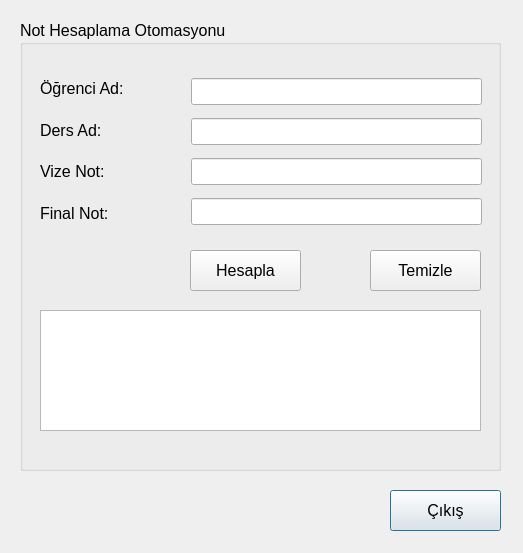
<?xml version="1.0" encoding="UTF-8"?>
<ui version="4.0">
 <class>Dialog</class>
 <widget class="QDialog" name="Dialog">
  <property name="geometry">
   <rect>
    <x>0</x>
    <y>0</y>
    <width>523</width>
    <height>553</height>
   </rect>
  </property>
  <property name="font">
   <font>
    <pointsize>12</pointsize>
   </font>
  </property>
  <property name="cursor">
   <cursorShape>ArrowCursor</cursorShape>
  </property>
  <property name="windowTitle">
   <string>Dialog</string>
  </property>
  <widget class="QPushButton" name="btn_cks">
   <property name="geometry">
    <rect>
     <x>390</x>
     <y>490</y>
     <width>111</width>
     <height>41</height>
    </rect>
   </property>
   <property name="text">
    <string>Çıkış</string>
   </property>
  </widget>
  <widget class="QGroupBox" name="groupBox">
   <property name="geometry">
    <rect>
     <x>20</x>
     <y>20</y>
     <width>481</width>
     <height>451</height>
    </rect>
   </property>
   <property name="font">
    <font>
     <pointsize>12</pointsize>
    </font>
   </property>
   <property name="title">
    <string>Not Hesaplama Otomasyonu</string>
   </property>
   <widget class="QTextBrowser" name="textBrowser">
    <property name="geometry">
     <rect>
      <x>20</x>
      <y>290</y>
      <width>441</width>
      <height>121</height>
     </rect>
    </property>
   </widget>
   <widget class="QPushButton" name="btn_hesapla">
    <property name="geometry">
     <rect>
      <x>170</x>
      <y>230</y>
      <width>111</width>
      <height>41</height>
     </rect>
    </property>
    <property name="text">
     <string>Hesapla</string>
    </property>
   </widget>
   <widget class="QPushButton" name="btn_tmz">
    <property name="geometry">
     <rect>
      <x>350</x>
      <y>230</y>
      <width>111</width>
      <height>41</height>
     </rect>
    </property>
    <property name="text">
     <string>Temizle</string>
    </property>
   </widget>
   <widget class="QWidget" name="">
    <property name="geometry">
     <rect>
      <x>171</x>
      <y>51</y>
      <width>291</width>
      <height>163</height>
     </rect>
    </property>
    <layout class="QVBoxLayout" name="verticalLayout_2">
     <item>
      <widget class="QLineEdit" name="ln_ad"/>
     </item>
     <item>
      <widget class="QLineEdit" name="ln_ders"/>
     </item>
     <item>
      <widget class="QLineEdit" name="ln_vize"/>
     </item>
     <item>
      <widget class="QLineEdit" name="ln_fnl"/>
     </item>
    </layout>
   </widget>
   <widget class="QWidget" name="">
    <property name="geometry">
     <rect>
      <x>20</x>
      <y>50</y>
      <width>121</width>
      <height>161</height>
     </rect>
    </property>
    <layout class="QVBoxLayout" name="verticalLayout">
     <item>
      <widget class="QLabel" name="lbl_ad">
       <property name="font">
        <font>
         <pointsize>12</pointsize>
        </font>
       </property>
       <property name="text">
        <string>Öğrenci Ad:</string>
       </property>
      </widget>
     </item>
     <item>
      <widget class="QLabel" name="lbl_ders">
       <property name="font">
        <font>
         <pointsize>12</pointsize>
        </font>
       </property>
       <property name="text">
        <string>Ders Ad:</string>
       </property>
      </widget>
     </item>
     <item>
      <widget class="QLabel" name="lbl_vize">
       <property name="font">
        <font>
         <pointsize>12</pointsize>
        </font>
       </property>
       <property name="text">
        <string>Vize Not:</string>
       </property>
      </widget>
     </item>
     <item>
      <widget class="QLabel" name="lbl_fnl">
       <property name="font">
        <font>
         <pointsize>12</pointsize>
        </font>
       </property>
       <property name="text">
        <string>Final Not:</string>
       </property>
      </widget>
     </item>
    </layout>
   </widget>
  </widget>
 </widget>
 <resources/>
 <connections>
  <connection>
   <sender>btn_cks</sender>
   <signal>clicked()</signal>
   <receiver>Dialog</receiver>
   <slot>accept()</slot>
   <hints>
    <hint type="sourcelabel">
     <x>462</x>
     <y>517</y>
    </hint>
    <hint type="destinationlabel">
     <x>113</x>
     <y>506</y>
    </hint>
   </hints>
  </connection>
 </connections>
</ui>
